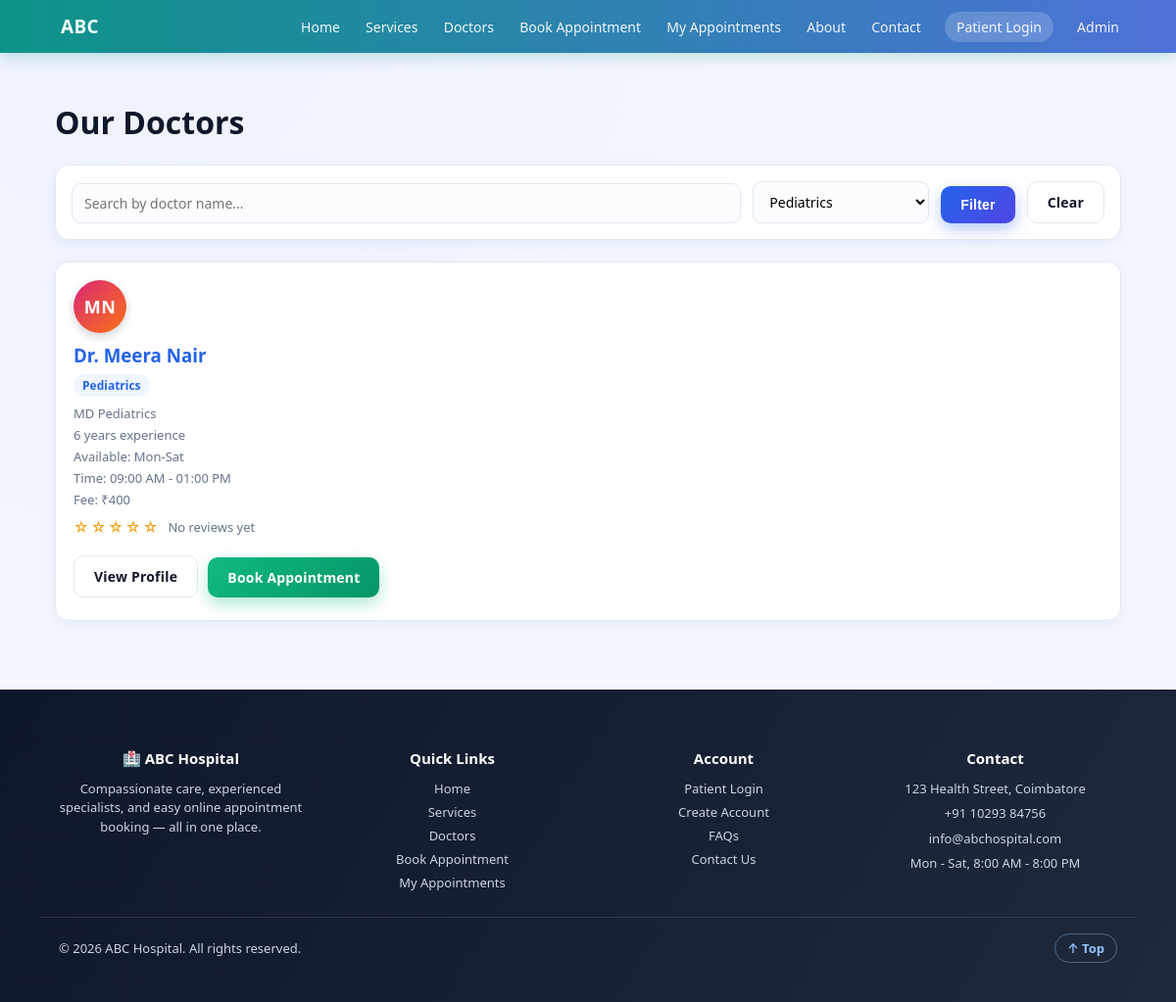
Screenshot of /doctors.php?department=Pediatrics with the database file from the repository.
### tables this page shows
CREATE TABLE doctors (
    doctor_id INTEGER PRIMARY KEY AUTOINCREMENT,
    name TEXT NOT NULL,
    department TEXT NOT NULL,
    qualification TEXT,
    experience INTEGER,
    phone TEXT,
    email TEXT,
    available_days TEXT,
    available_time TEXT
, bio TEXT, fee INTEGER);

### includes/functions.php (called while the page is built, shortened)
<?php
function doctorAvatarInitials(string $name): string
{
    $clean = trim(str_ireplace('Dr.', '', $name));
    $parts = preg_split('/\s+/', $clean);
    $initials = '';
    foreach ($parts as $p) {
        if ($p !== '') { $initials .= strtoupper($p[0]); }
        if (strlen($initials) >= 2) break;
    }
    return $initials !== '' ? $initials : 'DR';
}
function doctorAvatarColor(int $doctorId): string
{
    $palette = [
        'linear-gradient(135deg,#2563EB,#4F46E5)',
        'linear-gradient(135deg,#0D9488,#0891B2)',
        'linear-gradient(135deg,#7C3AED,#C026D3)',
        'linear-gradient(135deg,#DB2777,#F97316)',
        'linear-gradient(135deg,#059669,#10B981)',
        'linear-gradient(135deg,#EA580C,#DC2626)',
    ];
    return $palette[$doctorId % count($palette)];
}
function ratingStars(float $avg): string
{
    $full = (int)round($avg);
    $out = '';
    for ($i = 1; $i <= 5; $i++) {
        $out .= $i <= $full ? '★' : '☆';
    }
    return $out;
}
function doctorRating(PDO $pdo, int $doctorId): array
{
    $stmt = $pdo->prepare("SELECT COUNT(*) AS c, AVG(rating) AS a FROM reviews WHERE doctor_id = ? AND status = 'Approved'");
    $stmt->execute([$doctorId]);
    $row = $stmt->fetch(PDO::FETCH_ASSOC);
    $count = (int)($row['c'] ?? 0);
    $avg = $count > 0 ? round((float)$row['a'], 1) : 0.0;
    return ['count' => $count, 'avg' => $avg];
}

### doctors.php (the view, shortened to what this page needs)
<?php
require __DIR__ . '/database/connect.php';
$search = trim($_GET['search'] ?? '');
$dept = trim($_GET['department'] ?? '');
$sql = 'SELECT * FROM doctors WHERE 1=1';
$params = [];
if ($dept !== '') {
    $sql .= ' AND department = ?';
    $params[] = $dept;
}
$sql .= ' ORDER BY department, name';
$stmt = $pdo->prepare($sql);
$stmt->execute($params);
$doctors = $stmt->fetchAll(PDO::FETCH_ASSOC);
require __DIR__ . '/includes/header.php';
?>
<h1>Our Doctors</h1>
<form method="GET" action="doctors.php" class="filter-bar">
    <div class="form-row" style="margin-bottom:0;flex:1;min-width:180px;">
        <input type="text" name="search" placeholder="Search by doctor name..." value="<?php echo htmlspecialchars($search); ?>">
    </div>
    <div class="form-row" style="margin-bottom:0;min-width:180px;">
        <select name="department">
            <?php foreach (DEPARTMENTS as $d): ?>
            <option value="<?php echo htmlspecialchars($d); ?>" <?php echo $dept === $d ? 'selected' : ''; ?>><?php echo htmlspecialchars($d); ?></option>
            <?php endforeach; ?>
        </select>
    </div>
    <button type="submit" class="btn btn-primary">Filter</button>
    <?php if ($search !== '' || $dept !== ''): ?><a href="doctors.php" class="btn btn-outline">Clear</a><?php endif; ?>
</form>
<div class="grid">
<?php foreach ($doctors as $doc):
    $rating = doctorRating($pdo, (int)$doc['doctor_id']);
?>
    <div class="card doctor-card">
        <div class="doc-avatar" style="background:<?php echo doctorAvatarColor((int)$doc['doctor_id']); ?>"><?php echo doctorAvatarInitials($doc['name']); ?></div>
        <h3><a href="doctor.php?id=<?php echo (int)$doc['doctor_id']; ?>"><?php echo htmlspecialchars($doc['name']); ?></a></h3>
        <div class="dept"><?php echo htmlspecialchars($doc['department']); ?></div>
        <div class="meta"><?php echo htmlspecialchars($doc['qualification']); ?></div>
        <div class="meta"><?php echo (int)$doc['experience']; ?> years experience</div>
        <div class="meta">Available: <?php echo htmlspecialchars($doc['available_days']); ?></div>
        <div class="meta">Time: <?php echo htmlspecialchars($doc['available_time']); ?></div>
        <div class="meta">Fee: ₹<?php echo (int)$doc['fee']; ?></div>
        <div class="doc-rating">
            <span class="stars"><?php echo ratingStars($rating['avg']); ?></span>
            <?php if ($rating['count'] > 0): ?>
                <span class="meta"><?php echo $rating['avg']; ?> (<?php echo $rating['count']; ?> review<?php echo $rating['count'] === 1 ? '' : 's'; ?>)</span>
            <?php else: ?>
                <span class="meta">No reviews yet</span>
            <?php endif; ?>
        </div>
        <a class="btn btn-outline" href="doctor.php?id=<?php echo (int)$doc['doctor_id']; ?>" style="margin-right:6px;">View Profile</a>
        <a class="btn btn-green" href="appointment.php?doctor_id=<?php echo (int)$doc['doctor_id']; ?>">Book Appointment</a>
    </div>
<?php endforeach; ?>
</div>
<?php require __DIR__ . '/includes/footer.php'; ?>

### css/style.css (style rules this page uses)
:root { --blue:#2563EB; --blue2:#3B82F6; --blue-dark:#1E3A8A; --green:#10B981; --green2:#059669; --red:#EF4444; --bg:#F4F7FE; --card:#FFFFFF; --border:#E2E8F0; --text:#0F172A; --muted:#64748B; --shadow:0 4px 14px rgba(37,99,235,0.08); --shadow-lg:0 12px 32px rgba(15,23,42,0.12); --radius:14px; }
* { box-sizing:border-box; }
html { scroll-behavior:smooth; }
body { margin:0;font-family:'Segoe UI',-apple-system,Roboto,Arial,sans-serif; background:radial-gradient(circle at 10% 0%, #EEF2FF 0%, var(--bg) 45%); color:var(--text);animation:pageFade .5s ease both; }
a { color:var(--blue);text-decoration:none;transition:color .2s ease; }
.btn { display:inline-block;padding:11px 20px;border-radius:10px;border:none;cursor:pointer; font-size:14px;font-weight:700;letter-spacing:.2px;position:relative;overflow:hidden; transition:transform .18s ease, box-shadow .18s ease, filter .18s ease; }
.btn-primary { background:linear-gradient(135deg,var(--blue),#4F46E5);color:#fff;box-shadow:0 6px 16px rgba(37,99,235,0.35); }
.btn-green { background:linear-gradient(135deg,var(--green),var(--green2));color:#fff;box-shadow:0 6px 16px rgba(16,185,129,0.35); }
.btn-outline { background:#fff;border:1.5px solid var(--border);color:var(--text); }
.grid { display:grid;gap:18px;grid-template-columns:repeat(auto-fit,minmax(240px,1fr)); }
.card { background:var(--card);border:1px solid var(--border);border-radius:var(--radius);padding:18px; box-shadow:var(--shadow);transition:transform .28s ease, box-shadow .28s ease, border-color .28s ease; opacity:0;transform:translateY(16px); }
.card.in-view { animation:cardIn .5s ease forwards; }
.card h3 { margin:0 0 6px; }
.card .dept { display:inline-block;color:var(--blue);font-weight:700;font-size:12px;background:#EFF6FF; padding:3px 9px;border-radius:20px;margin-bottom:4px; }
.card .meta { color:var(--muted);font-size:13px;margin:4px 0; }
.card .btn { margin-top:10px; }
form { background:var(--card);border:1px solid var(--border);border-radius:var(--radius);padding:24px; max-width:620px;box-shadow:var(--shadow); }
.form-row { margin-bottom:16px; }
input,select,textarea { width:100%;padding:10px 12px;border:1.5px solid var(--border);border-radius:9px;font-size:14px; font-family:inherit;transition:border-color .2s ease, box-shadow .2s ease;background:#FBFCFE; }
.filter-bar { display:flex;gap:12px;flex-wrap:wrap;align-items:flex-end;background:var(--card); border:1px solid var(--border);border-radius:var(--radius);padding:16px;box-shadow:var(--shadow); margin-bottom:22px;max-width:none; }
.filter-bar input,.filter-bar select { margin:0; }
.doc-avatar { width:54px;height:54px;border-radius:50%;display:flex;align-items:center;justify-content:center; color:#fff;font-weight:800;font-size:18px;letter-spacing:.5px;flex-shrink:0;box-shadow:0 4px 10px rgba(15,23,42,0.18); margin-bottom:10px; }
.doc-rating { margin:6px 0;display:flex;align-items:center;gap:8px;flex-wrap:wrap; }
.stars { color:#F59E0B;letter-spacing:2px;font-size:15px; }

### rows the page displays
doctors: name "MN", name "Dr. Meera Nair", department "Pediatrics", qualification "MD Pediatrics", experience "6", available_days "Mon-Sat", available_time "09:00 AM - 01:00 PM", fee "400", avg "☆☆☆☆☆", shows "No reviews yet"

### other values shown
form field department "Pediatrics"
